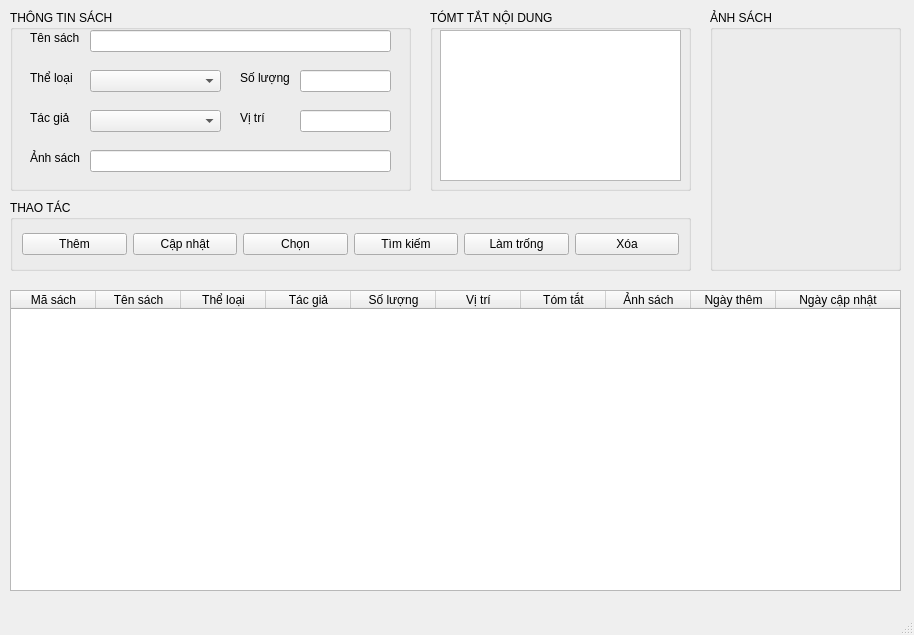
<?xml version="1.0" encoding="UTF-8"?>
<ui version="4.0">
 <class>ql_sachWindow</class>
 <widget class="QMainWindow" name="ql_sachWindow">
  <property name="geometry">
   <rect>
    <x>0</x>
    <y>0</y>
    <width>914</width>
    <height>635</height>
   </rect>
  </property>
  <property name="windowTitle">
   <string>Quản lý sách</string>
  </property>
  <property name="windowIcon">
   <iconset>
    <normaloff>icon/book_2_24dp_FILL0_wght400_GRAD0_opsz24.svg</normaloff>icon/book_2_24dp_FILL0_wght400_GRAD0_opsz24.svg</iconset>
  </property>
  <widget class="QWidget" name="centralwidget">
   <widget class="QGroupBox" name="groupBox">
    <property name="geometry">
     <rect>
      <x>10</x>
      <y>10</y>
      <width>401</width>
      <height>181</height>
     </rect>
    </property>
    <property name="title">
     <string>THÔNG TIN SÁCH</string>
    </property>
    <widget class="QLabel" name="label_7">
     <property name="geometry">
      <rect>
       <x>20</x>
       <y>140</y>
       <width>55</width>
       <height>16</height>
      </rect>
     </property>
     <property name="text">
      <string>Ảnh sách</string>
     </property>
    </widget>
    <widget class="QComboBox" name="theLoai_comboBox">
     <property name="geometry">
      <rect>
       <x>80</x>
       <y>60</y>
       <width>131</width>
       <height>22</height>
      </rect>
     </property>
    </widget>
    <widget class="QLabel" name="label">
     <property name="geometry">
      <rect>
       <x>20</x>
       <y>20</y>
       <width>55</width>
       <height>16</height>
      </rect>
     </property>
     <property name="text">
      <string>Tên sách</string>
     </property>
    </widget>
    <widget class="QLabel" name="label_4">
     <property name="geometry">
      <rect>
       <x>230</x>
       <y>60</y>
       <width>55</width>
       <height>16</height>
      </rect>
     </property>
     <property name="text">
      <string>Số lượng</string>
     </property>
    </widget>
    <widget class="QLabel" name="label_2">
     <property name="geometry">
      <rect>
       <x>20</x>
       <y>60</y>
       <width>51</width>
       <height>16</height>
      </rect>
     </property>
     <property name="text">
      <string>Thể loại</string>
     </property>
    </widget>
    <widget class="QLineEdit" name="soLuong_lineEdit">
     <property name="geometry">
      <rect>
       <x>290</x>
       <y>60</y>
       <width>91</width>
       <height>22</height>
      </rect>
     </property>
    </widget>
    <widget class="QComboBox" name="tacGia_comboBox">
     <property name="geometry">
      <rect>
       <x>80</x>
       <y>100</y>
       <width>131</width>
       <height>22</height>
      </rect>
     </property>
    </widget>
    <widget class="QLabel" name="label_3">
     <property name="geometry">
      <rect>
       <x>20</x>
       <y>100</y>
       <width>51</width>
       <height>16</height>
      </rect>
     </property>
     <property name="text">
      <string>Tác giả</string>
     </property>
    </widget>
    <widget class="QLineEdit" name="tenSach_lineEdit">
     <property name="geometry">
      <rect>
       <x>80</x>
       <y>20</y>
       <width>301</width>
       <height>22</height>
      </rect>
     </property>
    </widget>
    <widget class="QLineEdit" name="viTri_lineEdit">
     <property name="geometry">
      <rect>
       <x>290</x>
       <y>100</y>
       <width>91</width>
       <height>22</height>
      </rect>
     </property>
    </widget>
    <widget class="QLineEdit" name="anhSach_lineEdit">
     <property name="geometry">
      <rect>
       <x>80</x>
       <y>140</y>
       <width>301</width>
       <height>22</height>
      </rect>
     </property>
    </widget>
    <widget class="QLabel" name="label_5">
     <property name="geometry">
      <rect>
       <x>230</x>
       <y>100</y>
       <width>41</width>
       <height>16</height>
      </rect>
     </property>
     <property name="text">
      <string>Vị trí</string>
     </property>
    </widget>
   </widget>
   <widget class="QGroupBox" name="groupBox_2">
    <property name="geometry">
     <rect>
      <x>10</x>
      <y>200</y>
      <width>681</width>
      <height>71</height>
     </rect>
    </property>
    <property name="title">
     <string>THAO TÁC</string>
    </property>
    <layout class="QGridLayout" name="gridLayout">
     <item row="0" column="0">
      <widget class="QPushButton" name="them_pushButton">
       <property name="text">
        <string>Thêm</string>
       </property>
       <property name="icon">
        <iconset>
         <normaloff>icon/add_circle_24dp_FILL0_wght400_GRAD0_opsz24.svg</normaloff>icon/add_circle_24dp_FILL0_wght400_GRAD0_opsz24.svg</iconset>
       </property>
      </widget>
     </item>
     <item row="0" column="1">
      <widget class="QPushButton" name="capNhat_pushButton">
       <property name="text">
        <string>Cập nhật</string>
       </property>
       <property name="icon">
        <iconset>
         <normaloff>icon/sync_24dp_FILL0_wght400_GRAD0_opsz24.svg</normaloff>icon/sync_24dp_FILL0_wght400_GRAD0_opsz24.svg</iconset>
       </property>
      </widget>
     </item>
     <item row="0" column="2">
      <widget class="QPushButton" name="chon_pushButton">
       <property name="text">
        <string>Chọn</string>
       </property>
       <property name="icon">
        <iconset>
         <normaloff>icon/check_box_24dp_FILL0_wght400_GRAD0_opsz24.svg</normaloff>icon/check_box_24dp_FILL0_wght400_GRAD0_opsz24.svg</iconset>
       </property>
      </widget>
     </item>
     <item row="0" column="3">
      <widget class="QPushButton" name="timKiem_pushButton">
       <property name="text">
        <string>Tìm kiếm</string>
       </property>
       <property name="icon">
        <iconset>
         <normaloff>icon/search_24dp_FILL0_wght400_GRAD0_opsz24.svg</normaloff>icon/search_24dp_FILL0_wght400_GRAD0_opsz24.svg</iconset>
       </property>
      </widget>
     </item>
     <item row="0" column="4">
      <widget class="QPushButton" name="lamTrong_pushButton">
       <property name="text">
        <string>Làm trống</string>
       </property>
       <property name="icon">
        <iconset>
         <normaloff>icon/backspace_24dp_FILL0_wght400_GRAD0_opsz24.svg</normaloff>icon/backspace_24dp_FILL0_wght400_GRAD0_opsz24.svg</iconset>
       </property>
      </widget>
     </item>
     <item row="0" column="5">
      <widget class="QPushButton" name="xoa_pushButton">
       <property name="text">
        <string>Xóa</string>
       </property>
       <property name="icon">
        <iconset>
         <normaloff>icon/delete_24dp_FILL0_wght400_GRAD0_opsz24.svg</normaloff>icon/delete_24dp_FILL0_wght400_GRAD0_opsz24.svg</iconset>
       </property>
      </widget>
     </item>
    </layout>
   </widget>
   <widget class="QTableWidget" name="tableWidget">
    <property name="geometry">
     <rect>
      <x>10</x>
      <y>290</y>
      <width>891</width>
      <height>301</height>
     </rect>
    </property>
    <property name="focusPolicy">
     <enum>Qt::NoFocus</enum>
    </property>
    <property name="showGrid">
     <bool>false</bool>
    </property>
    <attribute name="horizontalHeaderDefaultSectionSize">
     <number>85</number>
    </attribute>
    <attribute name="horizontalHeaderMinimumSectionSize">
     <number>49</number>
    </attribute>
    <attribute name="horizontalHeaderStretchLastSection">
     <bool>true</bool>
    </attribute>
    <attribute name="verticalHeaderVisible">
     <bool>false</bool>
    </attribute>
    <column>
     <property name="text">
      <string>Mã sách</string>
     </property>
     <property name="textAlignment">
      <set>AlignCenter</set>
     </property>
    </column>
    <column>
     <property name="text">
      <string>Tên sách</string>
     </property>
    </column>
    <column>
     <property name="text">
      <string>Thể loại</string>
     </property>
    </column>
    <column>
     <property name="text">
      <string>Tác giả</string>
     </property>
    </column>
    <column>
     <property name="text">
      <string>Số lượng</string>
     </property>
    </column>
    <column>
     <property name="text">
      <string>Vị trí</string>
     </property>
    </column>
    <column>
     <property name="text">
      <string>Tóm tắt</string>
     </property>
    </column>
    <column>
     <property name="text">
      <string>Ảnh sách</string>
     </property>
    </column>
    <column>
     <property name="text">
      <string>Ngày thêm</string>
     </property>
    </column>
    <column>
     <property name="text">
      <string>Ngày cập nhật</string>
     </property>
    </column>
   </widget>
   <widget class="QGroupBox" name="groupBox_3">
    <property name="geometry">
     <rect>
      <x>430</x>
      <y>10</y>
      <width>261</width>
      <height>181</height>
     </rect>
    </property>
    <property name="title">
     <string>TÓMT TẮT NỘI DUNG</string>
    </property>
    <widget class="QTextEdit" name="tomTat_textEdit">
     <property name="geometry">
      <rect>
       <x>10</x>
       <y>20</y>
       <width>241</width>
       <height>151</height>
      </rect>
     </property>
    </widget>
   </widget>
   <widget class="QGroupBox" name="groupBox_4">
    <property name="geometry">
     <rect>
      <x>710</x>
      <y>10</y>
      <width>191</width>
      <height>261</height>
     </rect>
    </property>
    <property name="title">
     <string>ẢNH SÁCH</string>
    </property>
    <widget class="QLabel" name="image_label">
     <property name="geometry">
      <rect>
       <x>0</x>
       <y>20</y>
       <width>191</width>
       <height>241</height>
      </rect>
     </property>
     <property name="styleSheet">
      <string notr="true"/>
     </property>
     <property name="text">
      <string/>
     </property>
     <property name="pixmap">
      <pixmap>../Pictures/Saved Pictures/loading-load.gif</pixmap>
     </property>
     <property name="scaledContents">
      <bool>true</bool>
     </property>
    </widget>
   </widget>
  </widget>
  <widget class="QMenuBar" name="menubar">
   <property name="geometry">
    <rect>
     <x>0</x>
     <y>0</y>
     <width>914</width>
     <height>21</height>
    </rect>
   </property>
  </widget>
  <widget class="QStatusBar" name="statusbar"/>
 </widget>
 <resources/>
 <connections/>
</ui>
